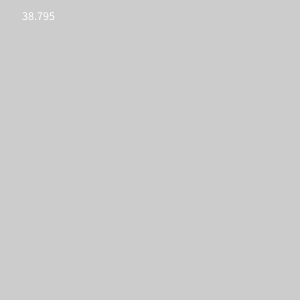
Frame 1 (no input)
Frame 60 (the mouse pressed at the canvas centre just before this capture): identical to frame 1, image omitted
Frame 120 (the mouse held since frame 60 and released just before this capture): identical to frame 1, image omitted

The Processing sketch that drew this single still picture (run headless with seeded random() and noise(); from frame 60 on, the mouse is pressed at the canvas centre):

// Processing sketch: week14_1
// ── week14_1.pde
//week14-1 亂數random()抽出浮點數
//你可以在有色彩的字，mouse按右鍵
void setup() {//設定，只做一次
  size(300, 300);
  float ans = random(60); //亂數，會是<60的浮點數
  text( ans, 20, 20);//畫出ans
}  
void draw() {//畫圖，60次
} 
